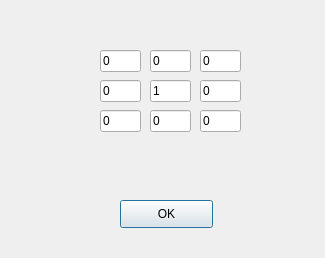
<?xml version="1.0" encoding="UTF-8"?>
<ui version="4.0">
 <class>filtre</class>
 <widget class="QDialog" name="filtre">
  <property name="geometry">
   <rect>
    <x>0</x>
    <y>0</y>
    <width>325</width>
    <height>258</height>
   </rect>
  </property>
  <property name="windowTitle">
   <string>filtre</string>
  </property>
  <widget class="QLineEdit" name="l1">
   <property name="geometry">
    <rect>
     <x>100</x>
     <y>50</y>
     <width>41</width>
     <height>22</height>
    </rect>
   </property>
   <property name="text">
    <string>0</string>
   </property>
  </widget>
  <widget class="QLineEdit" name="l2">
   <property name="geometry">
    <rect>
     <x>150</x>
     <y>50</y>
     <width>41</width>
     <height>22</height>
    </rect>
   </property>
   <property name="text">
    <string>0</string>
   </property>
  </widget>
  <widget class="QLineEdit" name="l3">
   <property name="geometry">
    <rect>
     <x>200</x>
     <y>50</y>
     <width>41</width>
     <height>22</height>
    </rect>
   </property>
   <property name="text">
    <string>0</string>
   </property>
  </widget>
  <widget class="QLineEdit" name="l4">
   <property name="geometry">
    <rect>
     <x>100</x>
     <y>80</y>
     <width>41</width>
     <height>22</height>
    </rect>
   </property>
   <property name="text">
    <string>0</string>
   </property>
  </widget>
  <widget class="QLineEdit" name="l5">
   <property name="geometry">
    <rect>
     <x>150</x>
     <y>80</y>
     <width>41</width>
     <height>22</height>
    </rect>
   </property>
   <property name="text">
    <string>1</string>
   </property>
  </widget>
  <widget class="QLineEdit" name="l6">
   <property name="geometry">
    <rect>
     <x>200</x>
     <y>80</y>
     <width>41</width>
     <height>22</height>
    </rect>
   </property>
   <property name="text">
    <string>0</string>
   </property>
  </widget>
  <widget class="QLineEdit" name="l7">
   <property name="geometry">
    <rect>
     <x>100</x>
     <y>110</y>
     <width>41</width>
     <height>22</height>
    </rect>
   </property>
   <property name="text">
    <string>0</string>
   </property>
  </widget>
  <widget class="QLineEdit" name="l8">
   <property name="geometry">
    <rect>
     <x>150</x>
     <y>110</y>
     <width>41</width>
     <height>22</height>
    </rect>
   </property>
   <property name="text">
    <string>0</string>
   </property>
  </widget>
  <widget class="QLineEdit" name="l9">
   <property name="geometry">
    <rect>
     <x>200</x>
     <y>110</y>
     <width>41</width>
     <height>22</height>
    </rect>
   </property>
   <property name="text">
    <string>0</string>
   </property>
  </widget>
  <widget class="QPushButton" name="okButton">
   <property name="geometry">
    <rect>
     <x>120</x>
     <y>200</y>
     <width>93</width>
     <height>28</height>
    </rect>
   </property>
   <property name="text">
    <string>OK</string>
   </property>
  </widget>
 </widget>
 <resources/>
 <connections/>
</ui>
